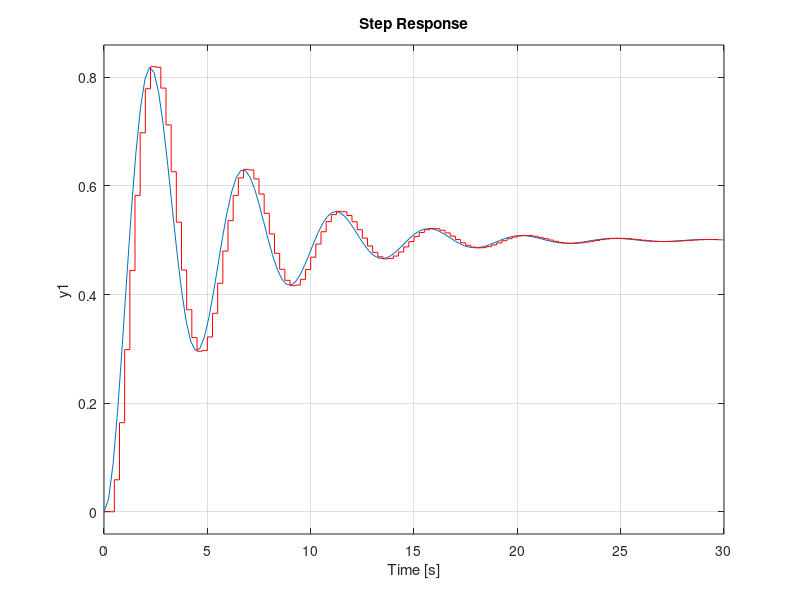

Here is the MATLAB script that generated this plot:
clear all, close all, clc

s = tf(['s']);
Gs = 1/(s^2+0.4*s+2);  %% primer orden
Ts = 0.25;

Gsd = c2d(Gs,Ts,'zoh'); % transforma la TF de continuo a discreto
tsim = 30;
step(Gs,tsim); 

%% Respuesta al sistema de primer orden

u = ones(1,tsim/Ts);
x = zeros(1,tsim/Ts);

k = 0:Ts:tsim-Ts;

c1 = 2*exp(-0.2*Ts)*cos(1.4*Ts);
c2 = exp(-0.4*Ts);
c3 = (0.05/1.4)*exp(-0.2*Ts)*sin(1.4*Ts)-0.5*exp(-0.2*Ts)*cos(1.4*Ts)+0.5;
c4 = 0.5*exp(-0.4*Ts)-(0.05/1.4)*exp(-0.2*Ts)*sin(1.4*Ts)-0.5*exp(-0.2*Ts)*cos(1.4*Ts);

for i=3:length(k)


    x(i)=c1*x(i-1)-c2*x(i-2)+c3*u(i-1)+c4*u(i-2);

end

%figure
hold on
stairs(k,x,'r')

%%ylim([0 3])

    


